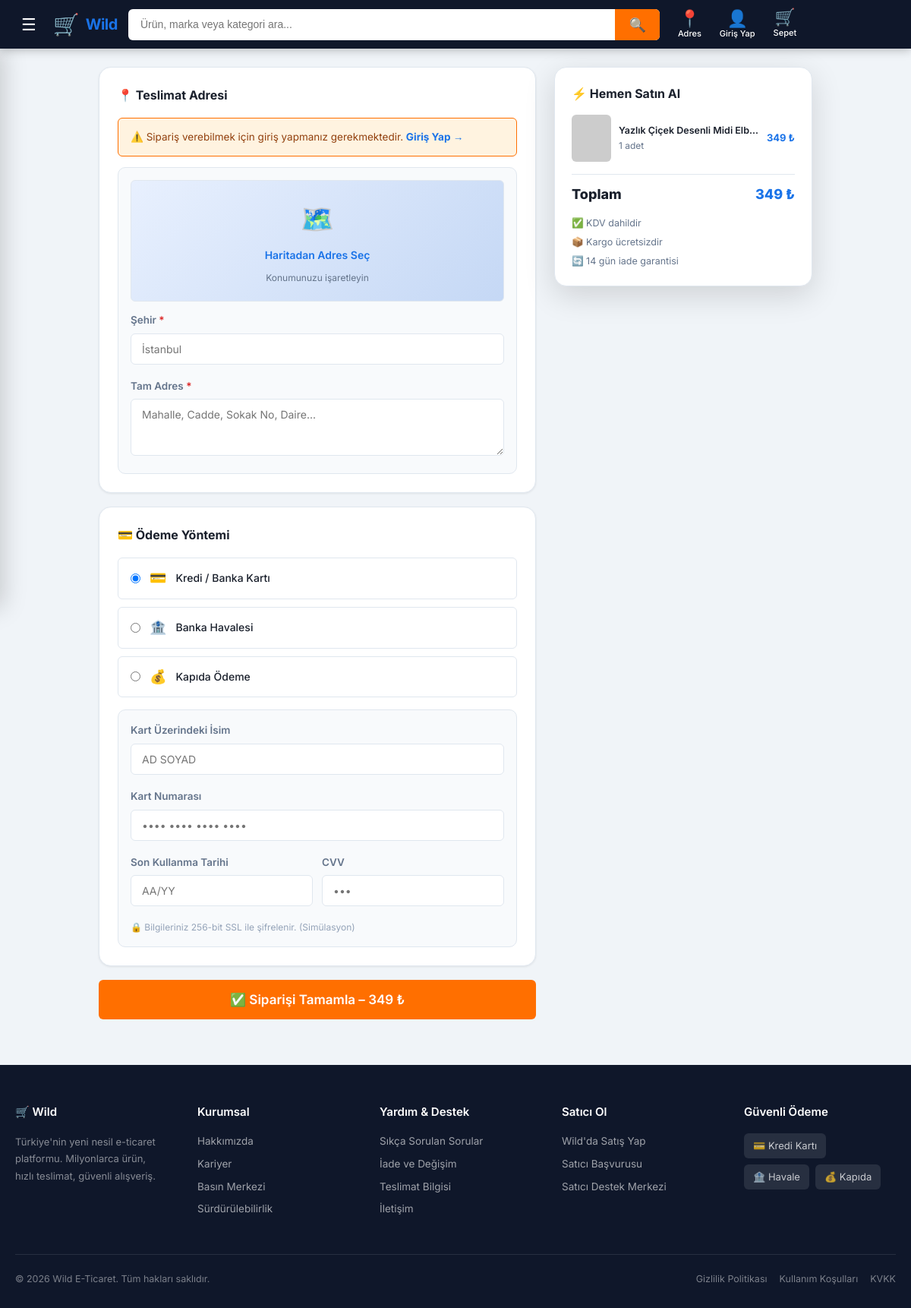
Screenshot of /checkout.php?buy_now=1 with the database file from the repository.
### tables this page shows
CREATE TABLE products (
    id INT AUTO_INCREMENT PRIMARY KEY,
    category_id INT NOT NULL,
    brand VARCHAR(150),
    title VARCHAR(255) NOT NULL,
    description TEXT,
    price DECIMAL(10, 2) NOT NULL,
    original_price DECIMAL(10, 2) DEFAULT NULL,
    sku VARCHAR(100) UNIQUE NOT NULL,
    composition VARCHAR(255),
    gender ENUM('male', 'female', 'unisex', 'child') DEFAULT 'unisex',
    model_size VARCHAR(50),
    model_height VARCHAR(50),
    return_policy TEXT,
    stock INT NOT NULL DEFAULT 100,
    rating DECIMAL(2,1) DEFAULT 4.5,
    seller_rating DECIMAL(2,1) DEFAULT 4.7,
    delivery_days INT DEFAULT 3,
    created_at TIMESTAMP DEFAULT CURRENT_TIMESTAMP,
    FOREIGN KEY (category_id) REFERENCES categories(id) ON DELETE CASCADE
);

### checkout.php (the view, shortened to what this page needs)
<?php
require_once __DIR__ . '/config/db.php';
$buy_now_id  = (int)($_GET['buy_now']    ?? 0);
$variant_id  = (int)($_GET['variant_id'] ?? 0);
$buy_now_size = trim($_GET['size'] ?? '');
$is_buy_now  = $buy_now_id > 0;
if ($is_buy_now) {
    $stmt = $pdo->prepare("
        SELECT p.id as product_id, p.title, p.price, p.brand, p.delivery_days,
               COALESCE(pv.price_override, p.price) as final_price,
               pv.main_image, pv.color_name
        FROM products p
        LEFT JOIN product_variants pv ON pv.id = ?
        WHERE p.id = ?
    ");
    $stmt->execute([$variant_id ?: null, $buy_now_id]);
    $buy_item = $stmt->fetch();
    $items    = $buy_item ? [array_merge($buy_item, ['quantity'=>1,'size_selected'=>$buy_now_size,'cart_item_id'=>0])] : [];
}
$total = array_sum(array_map(fn($i) => $i['final_price'] * $i['quantity'], $items));
$order_success = false;
require_once __DIR__ . '/includes/header.php';
?>
<main>
<div class="container" style="padding-top:24px;max-width:980px;">
<?php if ($order_success): ?>
<div style="text-align:center;padding:60px 20px;background:var(--surface);border-radius:var(--radius-lg);
            box-shadow:var(--shadow-lg);">
    <div style="font-size:72px;margin-bottom:16px;">🎉</div>
    <h2 style="font-size:26px;font-weight:800;color:var(--success);margin-bottom:8px;">Siparişiniz Alındı!</h2>
    <p style="color:var(--text-muted);font-size:15px;margin-bottom:8px;">
        Sipariş No: <strong>#<?= $success_order_id ?></strong>
    </p>
    <p style="color:var(--text-muted);font-size:14px;margin-bottom:28px;">
        Siparişiniz hazırlanmaya başlandı. İlerlemeyi profil sayfanızdan takip edebilirsiniz.
    </p>
    <div style="display:flex;gap:12px;justify-content:center;flex-wrap:wrap;">
        <a href="<?= URL_ROOT ?>/profile.php?tab=orders" class="btn btn-primary">📦 Siparişlerimi Gör</a>
        <a href="<?= URL_ROOT ?>/index.php" class="btn btn-outline">🏠 Ana Sayfaya Dön</a>
    </div>
</div>
<?php else: ?>
<div style="display:grid;grid-template-columns:1fr 340px;gap:24px;align-items:start;">
<form method="POST" id="checkout-form">
    <div style="background:var(--surface);border-radius:var(--radius-lg);padding:24px;
                box-shadow:var(--shadow-sm);border:1px solid var(--border);margin-bottom:18px;">
        <h3 style="font-size:16px;font-weight:700;margin-bottom:16px;">📍 Teslimat Adresi</h3>
        <?php if (!$is_logged): ?>
        <div style="background:var(--accent-light);border:1.5px solid var(--accent);border-radius:var(--radius-sm);
                    padding:14px 16px;margin-bottom:14px;">
            <p style="font-size:13.5px;color:#92400e;">
                ⚠️ Sipariş verebilmek için giriş yapmanız gerekmektedir.
                <a href="#" onclick="openModal('modal-login')" style="color:var(--primary);font-weight:700;">Giriş Yap →</a>
            </p>
        </div>
        <?php endif; ?>
        <div style="position:relative;background:var(--surface-2);border-radius:var(--radius-md);
                    padding:16px;border:1px solid var(--border);">
            <div id="map-placeholder" onclick="activateMap()"
                 style="width:100%;height:160px;background:linear-gradient(135deg,#e8f0fe,#c5d8f5);
                        border-radius:var(--radius-sm);display:flex;align-items:center;justify-content:center;
                        cursor:pointer;margin-bottom:14px;border:1px solid var(--border);
                        flex-direction:column;gap:8px;transition:.2s;"
                 onmouseover="this.style.background='linear-gradient(135deg,#d2e3fc,#a8c4f0)'"
                 onmouseout="this.style.background='linear-gradient(135deg,#e8f0fe,#c5d8f5)'">
                <span style="font-size:36px;">🗺️</span>
                <p style="font-size:14px;font-weight:600;color:var(--primary);">Haritadan Adres Seç</p>
                <p style="font-size:12px;color:var(--text-muted);">Konumunuzu işaretleyin</p>
            </div>
            <div class="form-group">
                <label for="addr-city">Şehir <span style="color:var(--danger);">*</span></label>
                <input type="text" id="addr-city" name="city" class="form-control"
                       placeholder="İstanbul" required
                       oninput="document.getElementById('addr-city').classList.remove('is-invalid')">
            </div>
            <div class="form-group" style="margin-bottom:0;">
                <label for="addr-full">Tam Adres <span style="color:var(--danger);">*</span></label>
                <textarea id="addr-full" name="address" class="form-control" rows="3"
                          placeholder="Mahalle, Cadde, Sokak No, Daire..."
                          required style="resize:vertical;"
                          oninput="this.classList.remove('is-invalid')"></textarea>
            </div>
        </div>
    </div>
    <div style="background:var(--surface);border-radius:var(--radius-lg);padding:24px;
                box-shadow:var(--shadow-sm);border:1px solid var(--border);margin-bottom:18px;">
        <h3 style="font-size:16px;font-weight:700;margin-bottom:16px;">💳 Ödeme Yöntemi</h3>
        <div style="display:flex;flex-direction:column;gap:10px;">
            <?php foreach ([['credit','💳','Kredi / Banka Kartı'],['transfer','🏦','Banka Havalesi'],['door','💰','Kapıda Ödeme']] as [$val,$icon,$lbl]): ?>
            <label style="display:flex;align-items:center;gap:12px;padding:12px 16px;
                          border:1.5px solid var(--border);border-radius:var(--radius-sm);
                          cursor:pointer;transition:.2s;"
                   onmouseover="this.style.borderColor='var(--primary)'"
                   onmouseout="this.style.borderColor='var(--border)'">
                <input type="radio" name="payment_method" value="<?= $val ?>" <?= $val==='credit'?'checked':'' ?>>
                <span style="font-size:18px;"><?= $icon ?></span>
                <span style="font-size:14px;font-weight:500;"><?= $lbl ?></span>
            </label>
            <?php endforeach; ?>
        </div>
        <div id="card-fields" style="margin-top:16px;background:var(--surface-2);padding:16px;
                                      border-radius:var(--radius-md);border:1px solid var(--border);">
            <div class="form-group">
                <label>Kart Üzerindeki İsim</label>
                <input type="text" class="form-control" placeholder="AD SOYAD" id="card-name">
            </div>
            <div class="form-group">
                <label>Kart Numarası</label>
                <input type="text" class="form-control" placeholder="•••• •••• •••• ••••"
                       id="card-number" maxlength="19" oninput="formatCardNumber(this)">
            </div>
            <div style="display:grid;grid-template-columns:1fr 1fr;gap:12px;">
                <div class="form-group">
                    <label>Son Kullanma Tarihi</label>
                    <input type="text" class="form-control" placeholder="AA/YY" id="card-expiry" maxlength="5">
                </div>
                <div class="form-group">
                    <label>CVV</label>
                    <input type="text" class="form-control" placeholder="•••" id="card-cvv" maxlength="4">
                </div>
            </div>
            <p style="font-size:12px;color:var(--text-light);">🔒 Bilgileriniz 256-bit SSL ile şifrelenir. (Simülasyon)</p>
        </div>
    </div>
    <button name="place_order" type="submit" class="btn btn-accent btn-full"
            style="font-size:17px;padding:16px;" id="btn-place-order">
        ✅ Siparişi Tamamla – <?= number_format($total,0,',','.') ?> ₺
    </button>
</form>
<div style="position:sticky;top:84px;">
    <div style="background:var(--surface);border-radius:var(--radius-lg);padding:22px;
                box-shadow:var(--shadow-lg);border:1.5px solid var(--border);">
        <h3 style="font-size:16px;font-weight:700;margin-bottom:14px;">
            <?= $is_buy_now ? '⚡ Hemen Satın Al' : '📋 Sipariş Özeti' ?>
        </h3>
        <div style="display:flex;flex-direction:column;gap:12px;margin-bottom:16px;
                    max-height:280px;overflow-y:auto;">
        <?php foreach ($items as $item): ?>
        <div style="display:flex;gap:10px;align-items:center;">
            <div style="width:52px;height:62px;border-radius:var(--radius-sm);overflow:hidden;flex-shrink:0;">
                <img src="<?= htmlspecialchars($item['main_image'] ?? '') ?>"
                     alt="" style="width:100%;height:100%;object-fit:cover;"
                     onerror="this.src='https://via.placeholder.com/52x62?text=?'">
            </div>
            <div style="flex:1;min-width:0;">
                <p style="font-size:12.5px;font-weight:600;overflow:hidden;text-overflow:ellipsis;white-space:nowrap;">
                    <?= htmlspecialchars($item['title']) ?>
                </p>
                <p style="font-size:12px;color:var(--text-muted);"><?= $item['quantity'] ?> adet</p>
            </div>
            <span style="font-size:13px;font-weight:700;white-space:nowrap;color:var(--primary);">
                <?= number_format($item['final_price'] * $item['quantity'],0,',','.') ?> ₺
            </span>
        </div>
        <?php endforeach; ?>
        </div>
        <div style="border-top:1px solid var(--border);padding-top:12px;display:flex;
                    justify-content:space-between;align-items:center;font-size:18px;font-weight:800;">
            <span>Toplam</span>
            <span style="color:var(--primary);"><?= number_format($total,0,',','.') ?> ₺</span>
        </div>
        <div style="margin-top:14px;font-size:12.5px;color:var(--text-muted);display:flex;flex-direction:column;gap:5px;">
            <span>✅ KDV dahildir</span>
            <span>📦 Kargo ücretsizdir</span>
            <span>🔄 14 gün iade garantisi</span>
        </div>
    </div>
</div>
</div>
<?php endif; ?>
</div>
</main>
<?php require_once __DIR__ . '/includes/footer.php'; ?>

### css/style.css (style rules this page uses)
:root { --primary: #1a73e8; --primary-dark: #1558b0; --primary-light: #e8f0fe; --accent: #ff6f00; --accent-light: #fff3e0; --bg: #f0f4f8; --surface: #ffffff; --surface-2: #f8fafc; --border: #e0e7ef; --text: #1a202c; --text-muted: #64748b; --text-light: #94a3b8; --header-bg: #0f172a; --header-text: #ffffff; --header-hover: rgba(255,255,255,0.12); --header-h: 64px; --success: #16a34a; --danger: #dc2626; --warning: #d97706; --info: #0284c7; --shadow-sm: 0 1px 3px rgba(0,0,0,0.08); --shadow-md: 0 4px 16px rgba(0,0,0,0.10); --shadow-lg: 0 12px 40px rgba(0,0,0,0.14); --radius-sm: 6px; --radius-md: 10px; --radius-lg: 16px; --transition: 0.2s ease; }
*, *::before, *::after { box-sizing: border-box; margin: 0; padding: 0; }
html { scroll-behavior: smooth; }
body { font-family: 'Inter', sans-serif; background: var(--bg); color: var(--text); font-size: 15px; line-height: 1.6; min-height: 100vh; }
a { color: inherit; text-decoration: none; }
img { display: block; max-width: 100%; }
button { cursor: pointer; font-family: inherit; }
.container { width: 100%; max-width: 1380px; margin: 0 auto; padding: 0 20px; }
.btn { display: inline-flex; align-items: center; justify-content: center; gap: 8px; padding: 11px 24px; border-radius: var(--radius-sm); font-size: 15px; font-weight: 600; border: none; cursor: pointer; transition: background var(--transition), transform var(--transition), box-shadow var(--transition); }
.btn-accent { background: var(--accent); color: #fff; }
.btn-full { width: 100%; }
.form-group { margin-bottom: 18px; }
.form-group label { display: block; font-size: 13.5px; font-weight: 600; color: var(--text-muted); margin-bottom: 6px; }
.form-control { width: 100%; padding: 11px 14px; border: 1.5px solid var(--border); border-radius: var(--radius-sm); font-size: 14px; font-family: inherit; color: var(--text); background: var(--surface); transition: border-color var(--transition), box-shadow var(--transition); outline: none; }

### rows the page displays
products: title "Yazlık Çiçek Desenli Midi Elb…", id "1", quantity "349"

### other values shown
$user_name "Giriş Yap"
$icon "💳"
$lbl "Kredi / Banka Kartı"
$icon "🏦"
$lbl "Banka Havalesi"
$icon "💰"
$lbl "Kapıda Ödeme"
$total "349"
